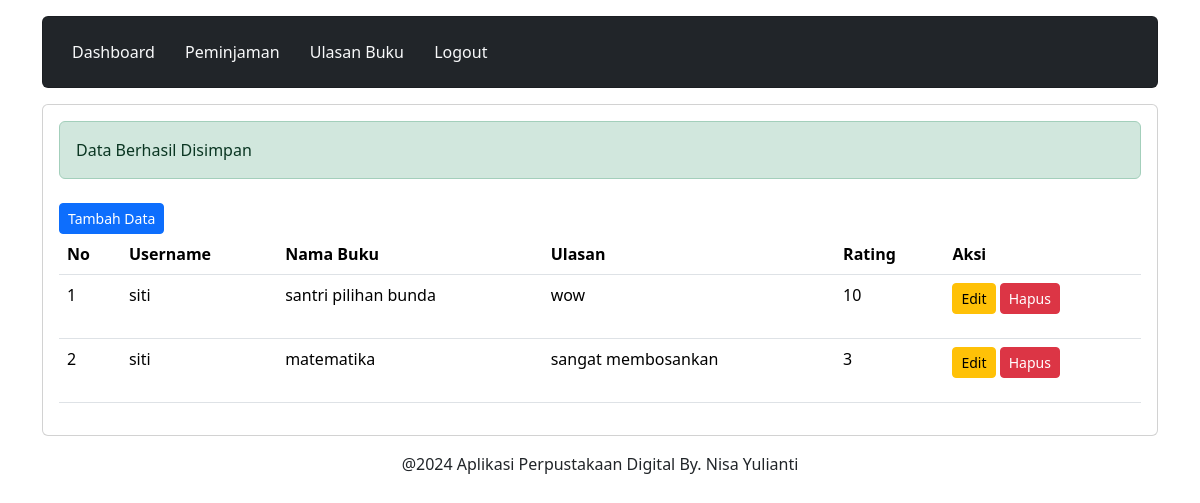
The app's page /peminjam/ulasan.php?pesan=simpan (signed in) with its own data.
### tables this page shows
CREATE TABLE `ulasanbuku` (
  `id_ulasan` int(11) NOT NULL,
  `id_user` int(11) NOT NULL,
  `id_buku` int(11) NOT NULL,
  `ulasan` text NOT NULL,
  `rating` int(11) NOT NULL
);

CREATE TABLE `user` (
  `id_user` int(11) NOT NULL,
  `username` varchar(255) NOT NULL,
  `password` varchar(255) NOT NULL,
  `email` varchar(255) NOT NULL,
  `nama_lengkap` varchar(255) NOT NULL,
  `alamat` text NOT NULL,
  `level` int(11) NOT NULL
);

CREATE TABLE `buku` (
  `id_buku` int(11) NOT NULL,
  `judul` varchar(255) NOT NULL,
  `penulis` varchar(255) NOT NULL,
  `penerbit` varchar(255) NOT NULL,
  `tahun_terbit` int(11) NOT NULL,
  `stok` int(11) NOT NULL
);

### peminjam/ulasan.php (the view, shortened to what this page needs)
<?php
	include 'header.php';
	include 'navbar.php';
?>
<div class="content mt-3">
	<div class="card">
		<div class="card-body">
            <?php
	        if(isset($_GET['pesan'])){
		        if($_GET['pesan']=="simpan"){
			        echo "<div class='alert alert-success'>Data Berhasil Disimpan</div>";
		        }
	        }
	        ?>
            <a href="tambah_ulasan.php" class="btn btn-primary btn-sm mt-2">Tambah Data</a>
            <table class="table">
                <thead>
                    <tr>
                        <th>No</th>
                        <th>Username</th>
                        <th>Nama Buku</th>
                        <th>Ulasan</th>
						<th>Rating</th>
                        <th>Aksi</th>
                    </tr>
                </thead>
                <tbody>
                    <?php
		            include '../koneksi.php';
		            $no = 1;
		            $data = mysqli_query($koneksi,"SELECT * FROM  ulasanbuku INNER JOIN user ON ulasanbuku.id_user=user.id_user INNER JOIN buku ON ulasanbuku.id_buku=buku.id_buku");
		            while($d = mysqli_fetch_array($data)){
			            ?>
                        <tr>
                            <td><?php echo $no++; ?></td>
                            <td><?php echo $d['username']; ?></td>
							<td><?php echo $d['judul']; ?></td>
                            <td><?php echo $d['ulasan']; ?></td>
                            <td><?php echo $d['rating']; ?></td>
                            <td>
                                <a href="edit_ulasan.php?id_ulasan=<?php echo $d['id_ulasan']; ?>" class="btn btn-warning btn-sm  mb-3">Edit</a>
                                <a href="proses_hapus_ulasan.php?id_ulasan=<?php echo $d['id_ulasan']; ?>" class="btn btn-danger btn-sm  mb-3">Hapus</a>
                            </td>
                        </tr>
                    <?php }?>
                </tbody>
            </table>
        </div>
    </div>
</div>
<?php
	include 'footer.php';
?>

### records on screen
ulasanbuku: id_user.username "siti", id_buku.judul "santri pilihan bunda", ulasan "wow", rating "10"
ulasanbuku: id_user.username "siti", id_buku.judul "matematika", ulasan "sangat membosankan", rating "3"
